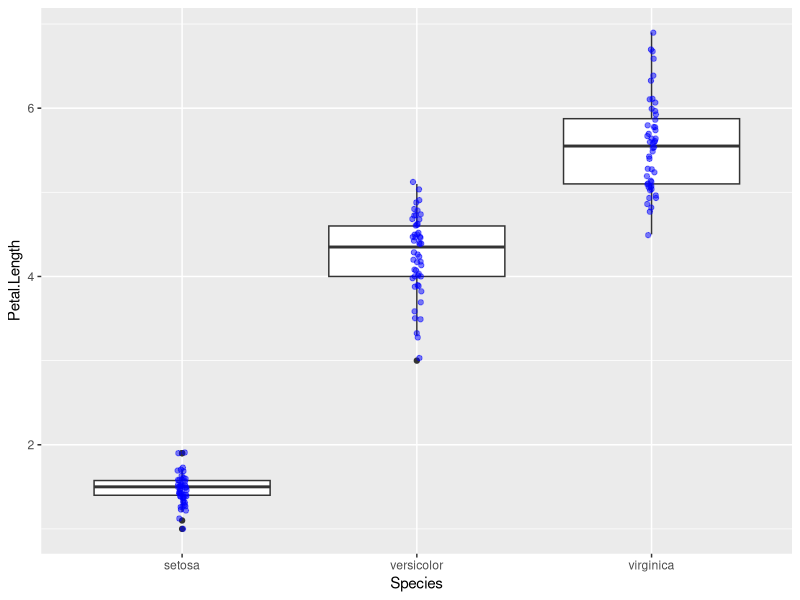

R code for this plot: (Note: this script raises an error after producing the figure.)
library(ggplot2)
library(tibble)

p <- ggplot(iris, aes(x = Species, y = Petal.Length)) +
  geom_boxplot() + 
  geom_jitter(width = 0.02, alpha = 0.5, color = "blue")
ggsave('statistic/w1_intro_to_R/boxplot.png',plot = p, width = 6, height = 4)

# 沒有geom_jitter() 之前，(因為會把原先黑點擋住)
# ! 黑色點，會是離群數值

# width 是調整點的晃動，也可以設定為0，就會是一條線

# -------------------------------------------------------
summary(iris$Petal.Length)
#    Min. 1st Qu.  Median    Mean 3rd Qu.    Max. 
#   1.000   1.600   4.350   3.758   5.100   6.900 

# -------------------------------------------------------
# 這是 base R的寫法
# 也可以轉換成tidyverse ，但很麻煩
# Tidy + Table, tibble()
# ! 建立函數都用 tibble() 作
# 因為可以讓出來的資料符合繼續在管道流動的格式
summary_stats <- function(x) {
  tibble(
    min = min(x),
    q1 = quantile(x, 0.25),
    median = median(x),
    mean = mean(x),
    q3 = quantile(x, 0.75),
    max = max(x)
  )
}
iris %>% group_by(Species) %>%
    summarise(
        summary_stats(Petal.Length)
        )

#   Species      min    q1 median  mean    q3   max
#   <fct>      <dbl> <dbl>  <dbl> <dbl> <dbl> <dbl>
# 1 setosa       1     1.4   1.5   1.46  1.58   1.9
# 2 versicolor   3     4     4.35  4.26  4.6    5.1
# 3 virginica    4.5   5.1   5.55  5.55  5.88   6.9


# -------------------------------------------------------
# 5.1
ggplot(iris, aes(y = Petal.Length)) +
  geom_boxplot()
#   geom_jitter(width = 0.02, alpha = 0.5, color = "blue")
# 5.2
ggplot(iris, aes(x = Species, y = Petal.Length)) + 
    geom_boxplot()

# 5.3
ggplot(iris, aes(x = Species, y = Petal.Length)) + 
    geom_boxplot() + 
    geom_jitter(width = 0.025, color = '#1d9cc6')
# 5.4
# base R (他沒辦法分組)
summary(iris$Petal.Length)
# tidyverse
iris %>% group_by(Species) %>%
    summarise(
        summary_stats(Petal.Length)
        )

# 5.5
ggplot(iris, aes(x = Species, y = Petal.Length)) + 
    geom_boxplot() + 
    geom_jitter(width = 0.025, color = '#1d9cc6') + 
    coord_flip() + 
    theme(aspect.ratio = 0.5)

# 5.6 可以看到離群值
ggplot(iris, aes(x=Species, y=Sepal.Width)) + 
    geom_boxplot()


# -------------------------------------------------------
# 這是可以作 summary_stats 的函數
install.packages("skimr")
library(skimr)
